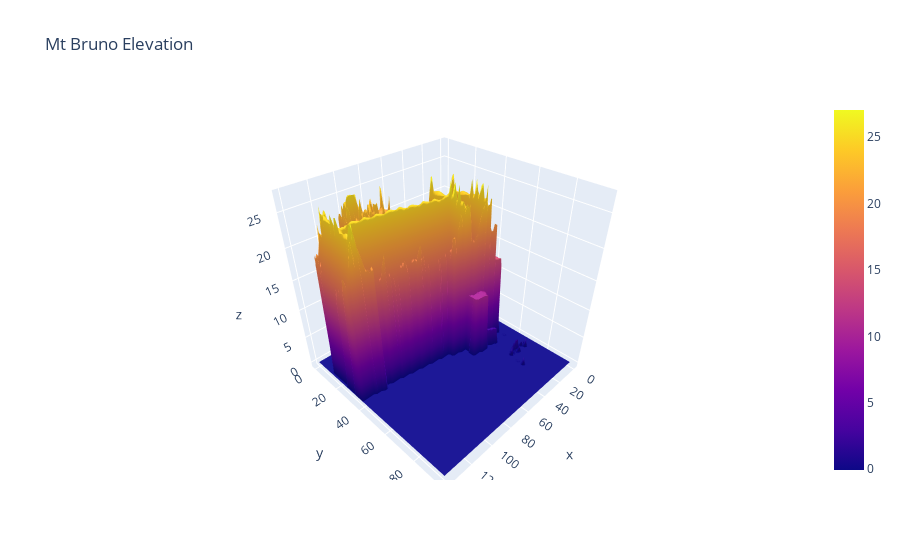

The code cell stored with this chart in its notebook:
### Code cell
fig = go.Figure(data = [go.Surface(z=np.flip(image_chm, axis=1))])
fig.update_layout(title='Mt Bruno Elevation', autosize=True)
fig.show()

### Figure 1 — Plotly figure (JSON) as saved in the notebook; plotly's stock layout.template omitted (floating-point values rounded to 4 significant figures; data arrays with more than 128 entries replaced by an {"elided": "..."} marker saying what was removed)
{"data": [{"type": "surface", "z": {"elided": "97x141 float values"}}], "layout": {"autosize": true, "title": {"text": "Mt Bruno Elevation"}}}
